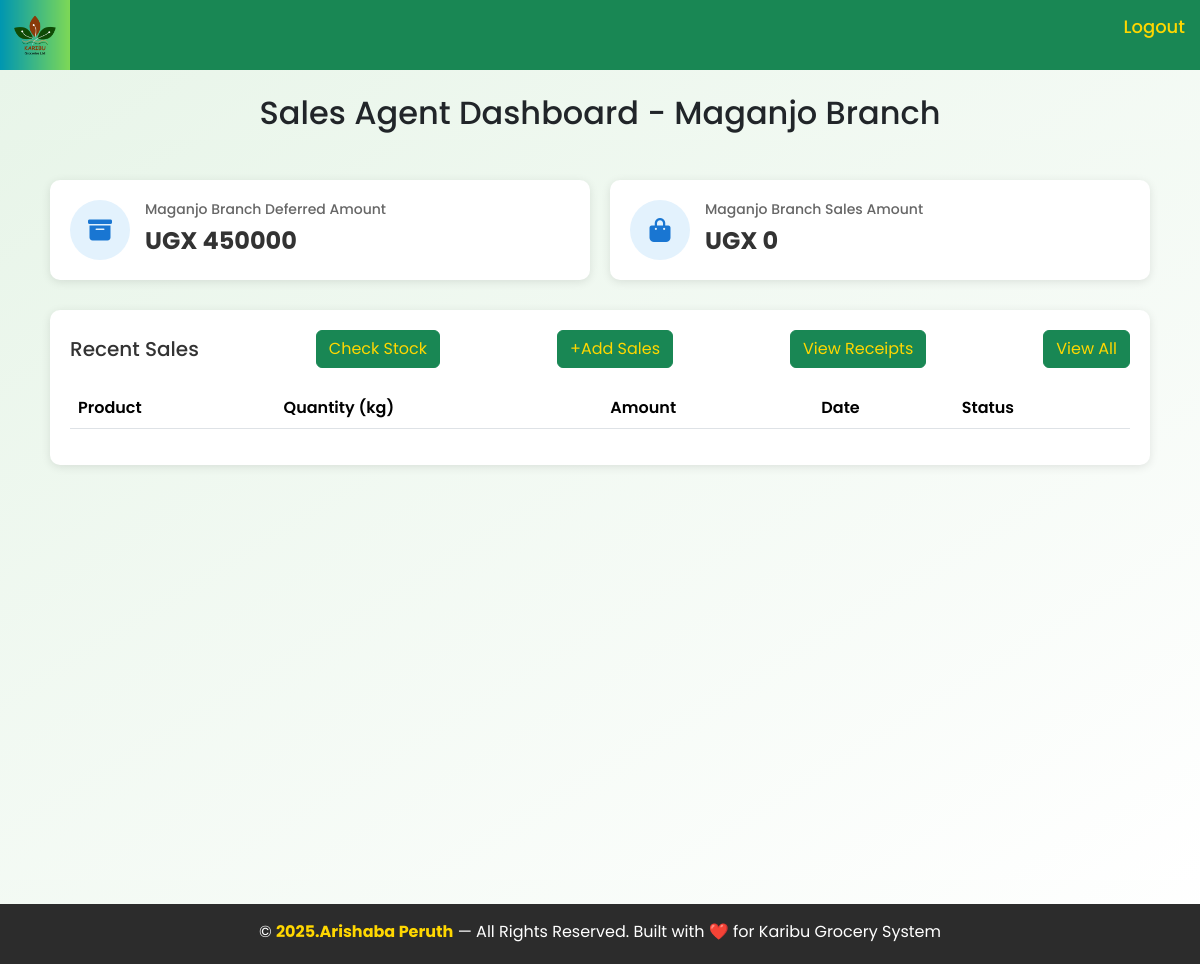
The app's page /dashboard2/ (signed in), older data.
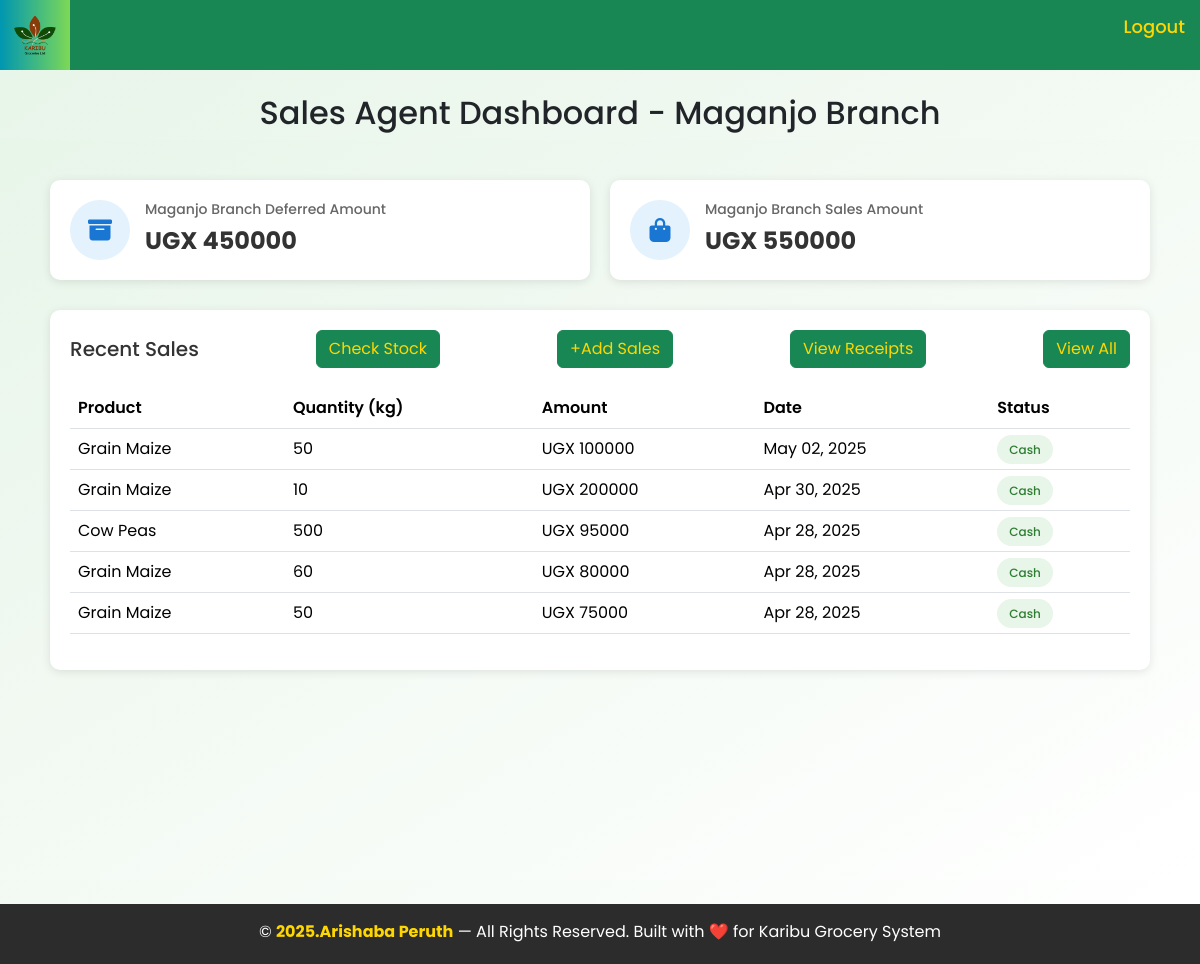
The same page, newer data.
### homeapp/models.py (models this page shows, shortened)
class Sale(models.Model):
    Name_of_produce = models.ForeignKey(Stock, blank=True, null=True, on_delete=models.CASCADE)
    item_name = models.CharField(blank=True, null=True)
    Tonnage_in_kgs = models.IntegerField(blank=False)
    Amount_paid = models.IntegerField(default=0,blank=False)
    Branch = models.ForeignKey(Branch, blank=True, null=True, on_delete=models.CASCADE)
    Sales_agent_name = models.CharField(blank=False)
    Date_time = models.DateTimeField(auto_now_add=True)
    Name_of_buyer = models.CharField(blank=True)
    method_of_payment = models.CharField(choices=[("Cash", "Cash"), ("Credit", "Credit")],blank=True, null=True)

class Stock(models.Model):
    Name_of_produce = models.CharField(max_length=100, null=True)
    Produce_type = models.CharField(choices=[("Internal","Internal"), ("External","External")] ,blank=True, null=True)
    Date = models.DateField(auto_now_add=True)
    Tonnage_in_kgs = models.IntegerField(blank=False, default=0)
    total_quantity = models.IntegerField(default=0,blank=True, null=True)
    Cost = models.IntegerField(blank=False, default=0)
    Unit_price = models.IntegerField(blank=True, null=True)
    Dealer_name = models.CharField(blank=False, default=0)
    Branch = models.ForeignKey(Branch,blank=True, null=True, on_delete=models.CASCADE)
    Contact = models.IntegerField(default=0, blank=False)
    received_quantity = models.IntegerField(default=0,blank=True,null=True)
    def __str__(self):
        return self.Name_of_produce

### homeapp/views.py (the view)
# urls.py: path('dashboard2/', views.salesagent, name='salesagent'),
@login_required
def salesagent(request):
    if not (request.user.is_salesagent or request.user.is_salesagent_2):
        return HttpResponseForbidden("You do not have permission to access this page.")
    branch_name = 'Maganjo' if request.user.is_salesagent else 'Matugga'
    branch = Branch.objects.get(branch_name=branch_name)
    stock_items = Stock.objects.filter(Branch=branch)
    sales = Sale.objects.filter(Branch=branch).order_by('-Date_time')[:5]
    total_sales = Sale.objects.filter(Branch=branch).aggregate(
        total=Sum('Amount_paid')
    )['total'] or 0
    total_deferred = Deferred_Payment.objects.filter(Branch=branch).aggregate(
        total=Sum('Amount_due')
    )['total'] or 0
    context = {
        'stock_items': stock_items,
        'sales': sales,
        'branch_name': branch_name,
        'total_sales': total_sales,
        'total_deferred': total_deferred
    }
    return render(request, 'homeapp/dashboard2.html', context)

### homeapp/templates/homeapp/dashboard2.html
{% extends 'homeapp/base.html' %}
{% load static %}
{% block content %}
<main style="height: 100%; margin: 0; padding: 0; display: flex; flex-direction: column; background: linear-gradient(to bottom right, #e8f5e9, #ffffff);">
    <br><h2 style="text-align: center;">Sales Agent Dashboard - {{ branch_name }} Branch</h2>
    <div class="dashboard-container" style="background: linear-gradient(to bottom right, #e8f5e9, #ffffff);">
        <div class="main-content">
            <div class="stats-container">
                <div class="stat-card">
                    <div class="stat-icon">
                        <i class="fas fa-archive"></i>
                    </div>
                    <div class="stat-info">
                        <h3>{{ branch_name }} Branch Deferred Amount</h3>
                        <p>UGX {{ total_deferred|floatformat:0 }}</p>
                    </div>
                </div>
                <div class="stat-card">
                    <div class="stat-icon">
                        <i class="fas fa-shopping-bag"></i>
                    </div>
                    <div class="stat-info">
                        <h3>{{ branch_name }} Branch Sales Amount</h3>
                        <p>UGX {{ total_sales|floatformat:0 }}</p>
                    </div>
                </div>
            </div>
            <div class="recent-activity">
                <div class="section-header">
                    <h2>Recent Sales</h2>
                    <a href="{% url 'allstock' %}" class="view-all"><button class="btn btn-success" style="color: gold;">Check Stock</button></a>
                    <a href="{% url 'allsales' %}" class="view-all"><button class="btn btn-success" style="color: gold;">+Add Sales</button></a>
                    <a href="{% url 'receipt' %}" class="view-all"><button class="btn btn-success" style="color: gold;">View Receipts</button></a>
                    <a href="{% url 'allsales' %}" class="view-all"><button class="btn btn-success" style="color: gold;">View All</button></a>
                </div>
                <div class="table-responsive">
                    <table class="table">
                        <thead>
                            <tr>
                                <th>Product</th>
                                <th>Quantity (kg)</th>
                                <th>Amount</th>
                                <th>Date</th>
                                <th>Status</th>
                            </tr>
                        </thead>
                        <tbody>
                            {% for sale in sales %}
                            <tr>
                                <td>{{ sale.Name_of_produce }}</td>
                                <td>{{ sale.Tonnage_in_kgs }}</td>
                                <td>UGX {{ sale.Amount_paid }}</td>
                                <td>{{ sale.Date_time|date:"M d, Y" }}</td>
                                <td>
                                    <span class="status {% if sale.method_of_payment == 'Cash' %}paid{% else %}pending{% endif %}">
                                        {{ sale.method_of_payment }}
                                    </span>
                                </td>
                            </tr>
                            {% endfor %}
                        </tbody>
                    </table>
                </div>
            </div>
        </div>
    </div>
</main>
{% endblock%}

Row changes from the older to the newer data that the page shows:
now on this page (row edited): Sale: Name_of_produce "Grain Maize", Tonnage_in_kgs "50", Amount_paid "100000", Date_time "May 02, 2025", method_of_payment "Cash"
now on this page (row edited): Sale: Name_of_produce "Grain Maize", Tonnage_in_kgs "10", Amount_paid "200000", Date_time "Apr 30, 2025", method_of_payment "Cash"
now on this page (row edited): Sale: Name_of_produce "Cow Peas", Tonnage_in_kgs "500", Amount_paid "95000", Date_time "Apr 28, 2025", method_of_payment "Cash"
now on this page (row edited): Sale: Name_of_produce "Grain Maize", Tonnage_in_kgs "60", Amount_paid "80000", Date_time "Apr 28, 2025", method_of_payment "Cash"
now on this page (row edited): Sale: Name_of_produce "Grain Maize", Tonnage_in_kgs "50", Amount_paid "75000", Date_time "Apr 28, 2025", method_of_payment "Cash"
Text that changed along with them:
{{ total_sales|floatformat:0 }}: "0" → "550000"
